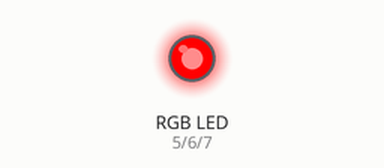
This sketch was run on a simulated Arduino Uno, built with avr-gcc and run on an emulated ATmega328P. Parts: an RGB LED mixed from three pins (HIGH = lit).

Above: at 0.5 s.
At 2.5 s:
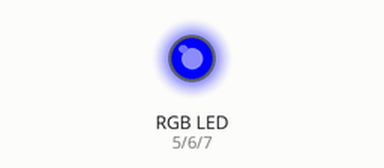
At 3.5 s:
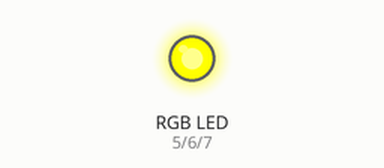
At 4.5 s:
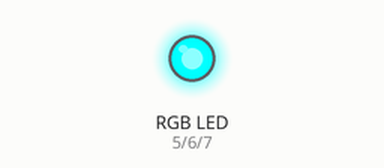
At 6.5 s:
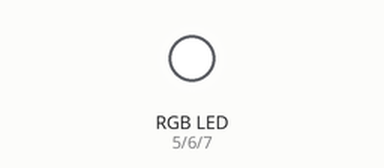
At 8.5 s:
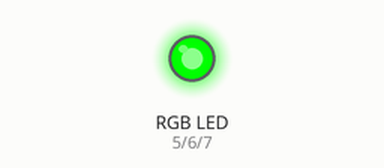
Timing chart, 0 to 9.1 s (numbered marks = the images above):
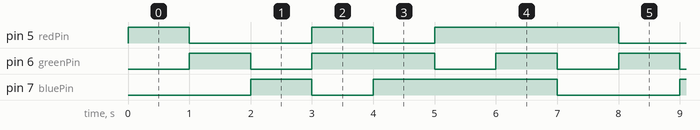

Measured:
- by itself, pin 5 (redPin): repeats every 7.0 s: LOW 2.0 s, HIGH 1.0 s, LOW 1.0 s, HIGH 3.0 s
- by itself, pin 6 (greenPin): repeats every 7.0 s: LOW 1.0 s, HIGH 2.0 s, 2 × (LOW 1.0 s, HIGH 1.0 s)
- by itself, pin 7 (bluePin): repeats every 7.0 s: LOW 1.0 s, HIGH 3.0 s, LOW 2.0 s, HIGH 1.0 s

The sketch:

RGB_module.ino
```cpp
// Pin numbers for the RGB LED (adjust if using different pins)
const int redPin = 5;
const int greenPin = 6;
const int bluePin = 7;

void setup() {
  // Set the LED pins as OUTPUT
  pinMode(redPin, OUTPUT);
  pinMode(greenPin, OUTPUT);
  pinMode(bluePin, OUTPUT);
}

void loop() {
  // Set RGB LED to Red
  setColor(255, 0, 0);
  delay(1000); // Wait for 1 second

  // Set RGB LED to Green
  setColor(0, 255, 0);
  delay(1000); // Wait for 1 second

  // Set RGB LED to Blue
  setColor(0, 0, 255);
  delay(1000); // Wait for 1 second

  // Set RGB LED to Yellow (Red + Green)
  setColor(255, 255, 0);
  delay(1000);

  // Set RGB LED to Cyan (Green + Blue)
  setColor(0, 255, 255);
  delay(1000);

  // Set RGB LED to Magenta (Red + Blue)
  setColor(255, 0, 255);
  delay(1000);

  // Set RGB LED to White (Red + Green + Blue)
  setColor(255, 255, 255);
  delay(1000);
}

// Function to set RGB LED color
void setColor(int redValue, int greenValue, int blueValue) {
  // For common cathode type: Use analogWrite directly
  analogWrite(redPin, redValue);
  analogWrite(greenPin, greenValue);
  analogWrite(bluePin, blueValue);
}
```
